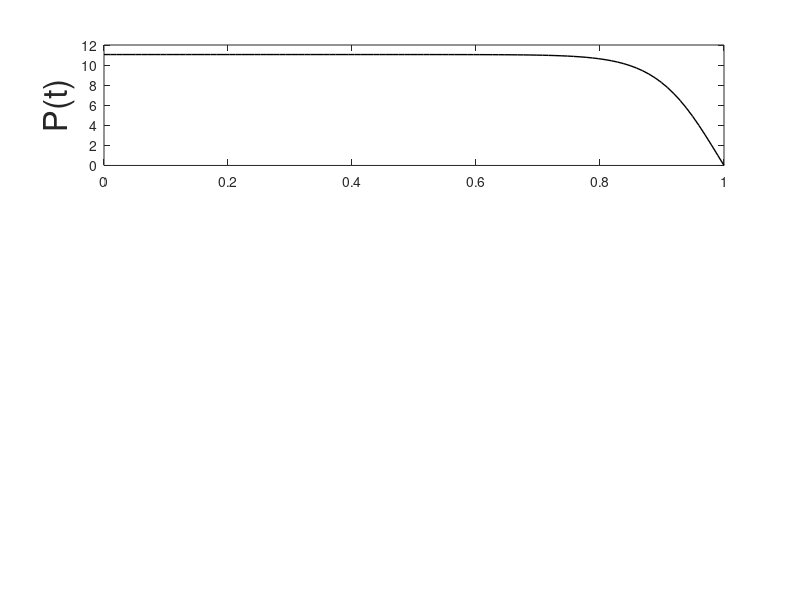

MATLAB code to generate this figure: (Note: this script raises an error after producing the figure.)
# "optRic.m"
global a b q r tt KK;
a=1; b=1; q=100; r=1; x0=1; t1=1; #t1=5;
function dx=eos(x,t) #状態方程式
 global a b;
 u = - K(t)*x;
 dx = a*x + b*u;
endfunction
function dP=Riccati(P,t) #リッカチ方程式
 global a b q r;
 dP = -q - a*P - P*a + P*b/r*b*P;
endfunction
function y = K(t) #KK(1),...,KK(n) を補間して K(t) を求める
 global tt KK;
 y = interp1(tt, KK, t);
endfunction
n=100; tt=linspace(0,t1,n);
# リッカチ方程式を解く
rt=tt(n:-1:1);               #逆時間
PP=lsode("Riccati",0,rt);    #P(t) の数列
KK=1/r*b*PP(n:-1:1);         #K(t) の数列
clf; subplot(3,1,1); plot(rt, PP(:,1), "k-;;", 'linewidth', 1);
ylabel("P(t)",'fontsize',24);
# 状態方程式を解く (終端自由)
xx=lsode("eos",x0,tt);       #x(t) の数列
load "optbvp.dat";           #optbvp.m のデータを読む
subplot(3,1,2);
plot(tt,xx,"o;with P(t);",'markersize',8,...
     ttb,xxb,"k-;with lam(t);", 'linewidth', 1);
ylabel("x(t)",'fontsize',24);
subplot(3,1,3); uu=-KK.*xx;
plot(tt,uu,"o;with P(t);",'markersize',8,...
     ttb,uub,"k-;with lam(t);", 'linewidth', 1);
xlabel("t",'fontsize',24); ylabel("u(t)",'fontsize',24);